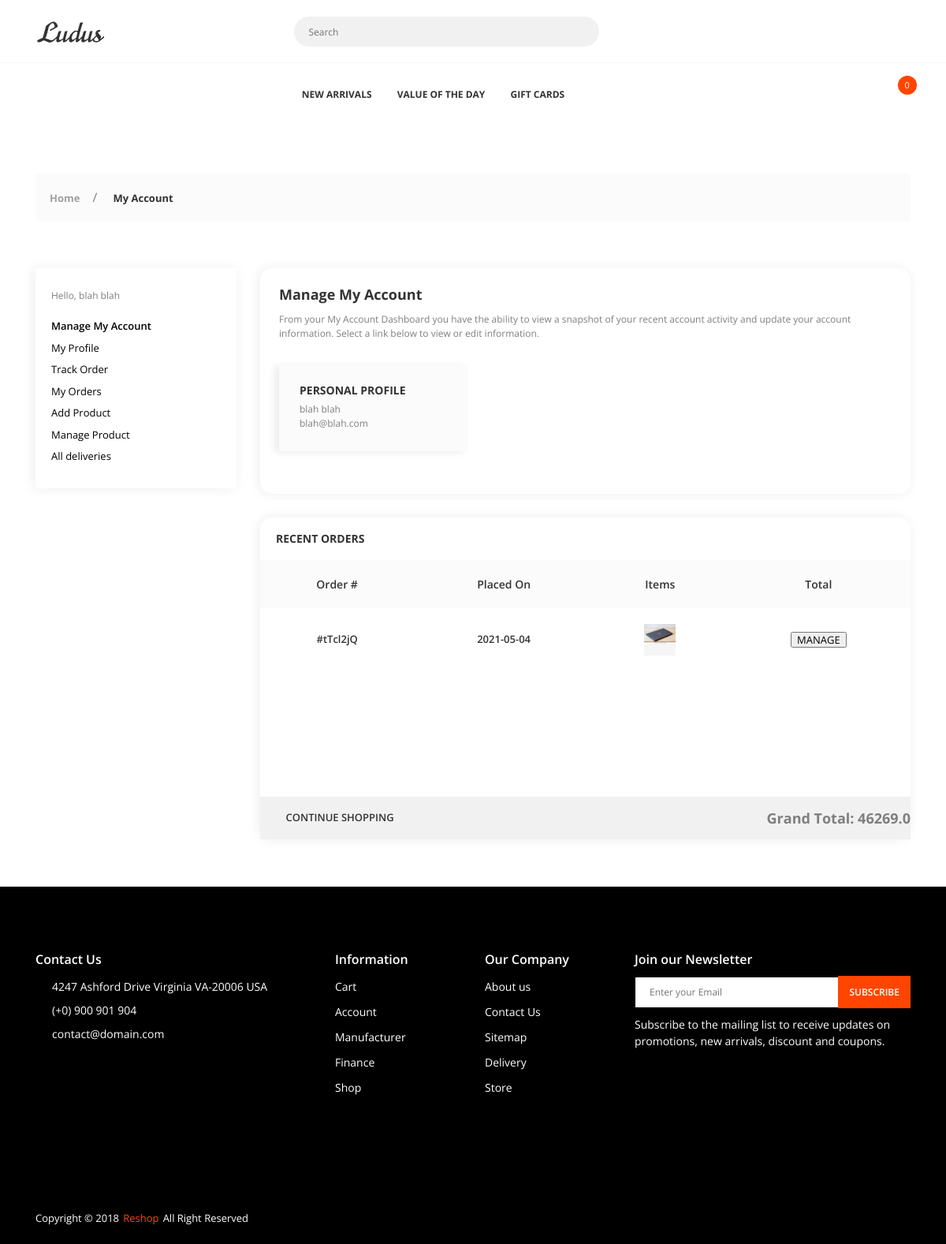
The page /profile (signed in) on the database its author committed.
### Main/models.py (models this page shows, shortened)
class User(db.Model,UserMixin):
    id = db.Column(db.Integer, primary_key=True)
    fname = db.Column(db.String(80), unique=False, nullable=False)
    lname = db.Column(db.String(80), unique=False, nullable=False)
    email = db.Column(db.String(120), unique=True, nullable=False)
    password = db.Column(db.String(120), unique=False, nullable=False)

class Delivery(db.Model):
    id = db.Column(db.Integer, primary_key=True, autoincrement=True)
    User_id = db.Column(db.Integer, db.ForeignKey('user.id'), nullable=False)
    product_id = db.Column(db.Integer, db.ForeignKey('addproduct.id'), nullable=False)
    merchant_id = db.Column(db.Integer, db.ForeignKey('merchant.id'), nullable=False)
    quantity = db.Column(db.Integer, nullable=False)
    Delivery_ID = db.Column(db.String(8), nullable=False)
    Delivery_Reg_Time = db.Column(db.Date,auto_now_add=True, nullable=False)
    Delivery_Est_Date = db.Column(db.Date, nullable=False)
    Delivery_Sender = db.Column(db.String(45), db.ForeignKey('addproduct.merchant_name'), nullable=False)
    Delivery_Sender_Phone = db.Column(db.String(8), db.ForeignKey('addproduct.merchant_phone'), nullable=False)
    From_Address = db.Column(db.String(255), db.ForeignKey('addproduct.merchant_address'), nullable=False)
    Delivery_Recipient = db.Column(db.String(45), nullable=False)
    Delivery_Recipient_Phone = db.Column(db.String(8), nullable=False)
    To_Address = db.Column(db.String(255), nullable=False)
    Status_Reason = db.Column(db.String(255), nullable=True)

class Addproduct(db.Model):
    id = db.Column(db.Integer, primary_key=True)
    name = db.Column(db.String(40), nullable=False)
    price = db.Column(db.Numeric(10, 2), nullable=False)
    discount = db.Column(db.Integer, default=0)
    stock = db.Column(db.Integer, nullable=False)
    desc = db.Column(db.Text, nullable=False)
    pub_date = db.Column(db.DateTime, nullable=False, default=datetime.utcnow)
    category_id = db.Column(db.Integer, db.ForeignKey('category.id'),nullable=False)
    category = db.relationship('Category',backref=db.backref('categories', lazy=True))
    image1 = db.Column(db.String(150), nullable=False, default='image1.jpg')
    image2 = db.Column(db.String(150), nullable=False, default='image2.jpg')
    image3 = db.Column(db.String(150), nullable=False, default='image3.jpg')
    merchant_id = db.Column(db.Integer, db.ForeignKey('merchant.id'), nullable=False)
    merchant = db.relationship('Merchant', backref=db.backref('merchant', lazy=True))
    merchant_name = db.Column(db.String(45), nullable=False)
    merchant_phone = db.Column(db.String(8), nullable=False)
    merchant_address = db.Column(db.Text, nullable=False)

### Main/routes.py (the view)
@app.route('/profile')
def profile():
    delivery_items={}
    user =User.query.filter_by(email=session['email']).first()
    user_id=session['_user_id']
    delivery = Delivery.query.filter_by(User_id=user_id).all()
    subtotal = 0
    grandtotal = 0
    for i in delivery:
        temp_delivery = {}
        product=Addproduct.query.filter_by(id=i.product_id).first()
        id = str(i.product_id) + '_' + str(i.Delivery_ID)
        discount = (product.discount/100) * float(product.price)
        subtotal += float(product.price) * int(i.quantity)
        subtotal -= discount
        tax =("%.2f" %(.06 * float(subtotal)))
        grandtotal = float("%.2f" % (1.06 * subtotal))
        temp_delivery = {id:{'id':i.Delivery_ID, 'name':product.name, 'price':float(product.price),'qunatity':i.quantity,'placed_on':i.Delivery_Reg_Time ,'est_date':i.Delivery_Est_Date , 'address':i.To_Address, 'image':product.image1} }
        delivery_items = Merge(delivery_items, temp_delivery)
    admin = Admin.query.filter_by(email=session['email']).first()
    merchant = Merchant.query.filter_by(email=session['email']).first()
    if 'email' not in session:
        return redirect(url_for('login'))
    elif merchant != None:
        return render_template('dashboard.html', user=user, delivery_items=delivery_items, grandtotal=grandtotal, merchant=True)
    elif admin != None:
        return render_template('dashboard.html', user=user, delivery_items=delivery_items, grandtotal=grandtotal, admin=True)
    else:
        return render_template('dashboard.html', user=user, delivery_items=delivery_items, grandtotal=grandtotal)

### Main/models.py (called while the page is built)
@login_manager.user_loader
def load_user(user_id):
    return User.query.get(int(user_id))

### Main/routes.py (called while the page is built)
def Merge(dict1, dict2):
    res = {**dict1, **dict2}
    return res

### Main/templates/dashboard.html (shortened to what this page needs)
{% extends "layout.html" %}
{% block head %}
{{ super() }}
{% endblock head %}
{% block content %}
        <div class="app-content">
            <div class="u-s-p-y-60">
                <div class="section__content">
                    <div class="container">
                        <div class="breadcrumb">
                            <div class="breadcrumb__wrap">
                                <ul class="breadcrumb__list">
                                    <li class="has-separator">
                                        <a href="{{url_for('index')}}">Home</a></li>
                                    <li class="is-marked">
                                        <a href="{{url_for('profile')}}">My Account</a></li>
                                </ul>
                            </div>
                        </div>
                    </div>
                </div>
            </div>
            <div class="u-s-p-b-60">
                <div class="section__content">
                    <div class="dash">
                        <div class="container">
                            <div class="row">
                                <div class="col-lg-3 col-md-12">
                                    <div class="dash__box dash__box--bg-white dash__box--shadow u-s-m-b-30">
                                        <div class="dash__pad-1">
                                            <span class="dash__text u-s-m-b-16">Hello, {{user.fname +' '+user.lname}}</span>
                                            <ul class="dash__f-list">
                                                <li>
                                                    <a class="dash-active" href="{{url_for('profile')}}">Manage My Account</a></li>
                                                <li>
                                                    <a href="{{url_for('profile')}}">My Profile</a></li>
                                                <li>
                                                    <a href="{{url_for('t_order')}}">Track Order</a></li>
                                                <li>
                                                    <a href="{{url_for('orders')}}">My Orders</a></li>
                                                {% if merchant %}
                                                    <li>
                                                        <a href="{{url_for('addproduct')}}">Add Product</a></li>
                                                    <li>
                                                        <a href="{{url_for('merchant')}}">Manage Product</a></li>
                                                    <li>
                                                        <a href="{{url_for('deliveries_issued')}}">All deliveries</a></li>
                                                {% endif %}
                                            </ul>
                                        </div>
                                    </div>
                                </div>
                                <div class="col-lg-9 col-md-12">
                                    <div class="dash__box dash__box--shadow dash__box--radius dash__box--bg-white u-s-m-b-30">
                                        <div class="dash__pad-2">
                                            <h1 class="dash__h1 u-s-m-b-14">Manage My Account</h1>
                                            <span class="dash__text u-s-m-b-30">From your My Account Dashboard you have the ability to view a snapshot of your recent account activity and update your account information. Select a link below to view or edit information.</span>
                                            <div class="row">
                                                <div class="col-lg-4 u-s-m-b-30">
                                                    <div class="dash__box dash__box--bg-grey dash__box--shadow-2 u-h-100">
                                                        <div class="dash__pad-3">
                                                            <h2 class="dash__h2 u-s-m-b-8">PERSONAL PROFILE</h2>
                                                            <span class="dash__text">{{user.fname +' '+ user.lname}}</span>
                                                            <span class="dash__text">{{user.email}}</span>
                                                        </div>
                                                    </div>
                                                </div>
                                            </div>
                                        </div>
                                    </div>
                                    <div class="dash__box dash__box--shadow dash__box--bg-white dash__box--radius">
                                        <h2 class="dash__h2 u-s-p-xy-20">RECENT ORDERS</h2>
                                        <div class="dash__table-wrap gl-scroll">
                                            <table class="dash__table">
                                                <thead>
                                                    <tr>
                                                        <th>Order #</th>
                                                        <th>Placed On</th>
                                                        <th>Items</th>
                                                        <th>Total</th>
                                                    </tr>
                                                </thead>
                                                <tbody>
                                                {% for key,delivery in delivery_items.items() %}
                                                    <tr>
                                                        <td>{{delivery.id}}</td>
                                                        <td>{{delivery.placed_on}}</td>
                                                        <td>
                                                            <div class="dash__table-img-wrap">
                                                                <img class="u-img-fluid" src="{{url_for('static',filename='img/'+delivery.image)}}" alt=""></div>
                                                        </td>
                                                        <td>
                                                            <div class="dash__table-total">
                                                                <form class="dash-track-order" action="{{url_for('track_order')}}" method="POST" >
                                                                    <div class="dash__link dash__link--brand">
                                                                        <button class="primary-btn btn-warning" type='submit' href="{{url_for('track_order')}}">MANAGE</button>
                                                                    </div>
                                                                </form>
                                                            </div>
                                                        </td>
                                                    </tr>
                                                    {% endfor %}
                                                </tbody>
                                            </table>
                                        </div>
                                        <div class="route-box">
                                            <div class="route-box__g1">
                                                <a class="route-box__link" href="{{url_for('shop')}}"><i class="fas fa-long-arrow-alt-left"></i>
                                                    <span>CONTINUE SHOPPING</span>
                                                </a>
                                            </div>
                                            <div class="route-box__g2">
                                                <h3>Grand Total:  <span>{{grandtotal}}</span></h3>
                                            </div>
                                        </div>
                                    </div>
                                </div>
                            </div>
                        </div>
                    </div>
                </div>
            </div>
        </div>
{% endblock content %}

### rows shown on the page
User: fname+lname "blah blah", email "blah@blah.com"
Delivery: id "#tTcl2jQ", placed_on "2021-05-04"
Addproduct: image1 (picture)

### other values the page prints
{{ session['Shoppingcart']|length }} "0"
{{ grandtotal }} "46269.0"
